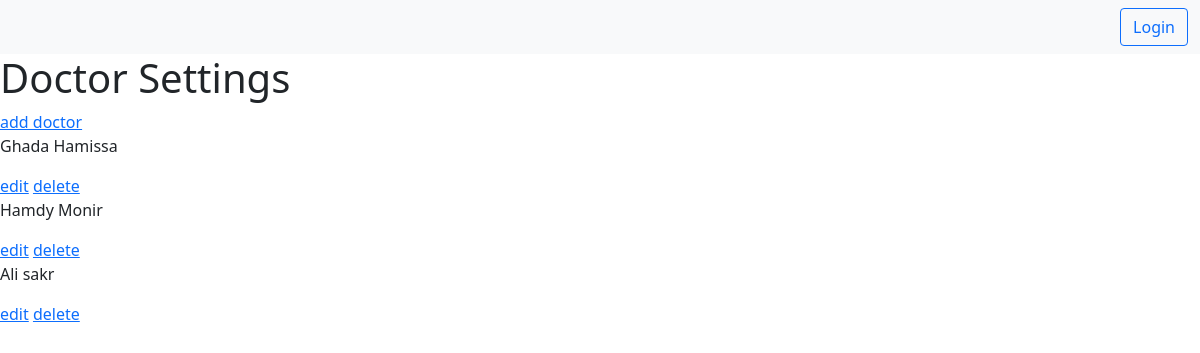
The page /settings/doctor-settings on the database as committed earlier.
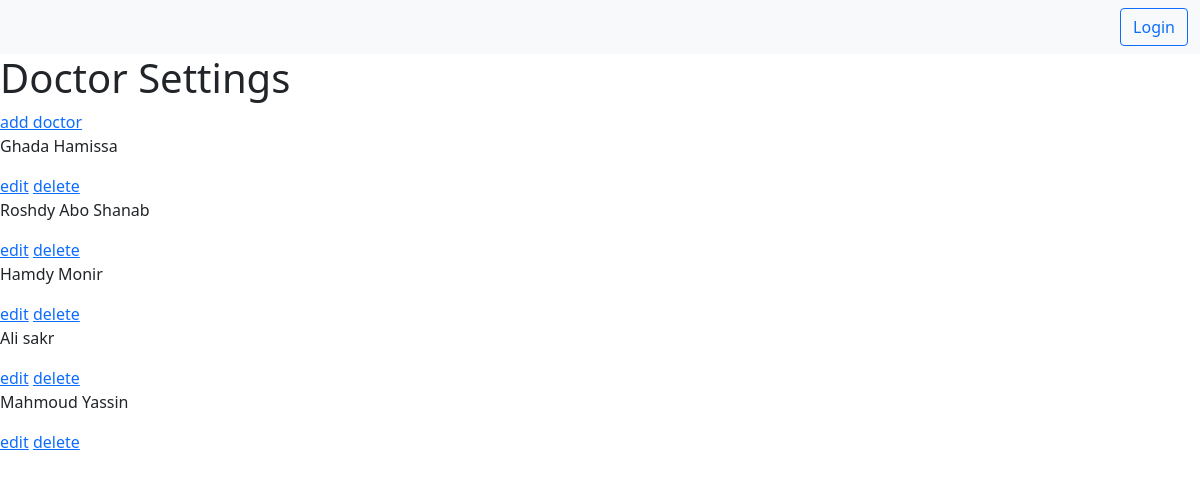
The same page on the database as committed later.
### subjects/models.py (models this page shows, shortened)
class Doctor(models.Model):
    doctor_name = models.CharField(max_length=200)
    slug = models.SlugField(max_length=255, unique=True,null=True)

### settings/views.py (the view)
# urls.py: path("doctor-settings", DoctorList.as_view(), name="doctor-settings"),
class DoctorList(ListView):
    model = Doctor
    context_object_name = 'doctors'
    template_name = 'settings/doctor-settings.html'

### settings/templates/settings/doctor-settings.html
{% extends 'base2.html' %}
{% load static %}
{% block body %}
<h1>Doctor Settings</h1>
<a href="{% url 'settings:doctor-create' %}">add doctor</a>
{% for doctor in doctors %}
    <div>
        <p>{{doctor.doctor_name}}</p>
        <a href="{% url 'settings:doctor-edit' doctor.id %}">edit</a>
        <a href="{% url 'settings:doctor-delete' doctor.id %}">delete</a>
    </div>
{% endfor %}
{% endblock body %}

Rows that differ between the two databases and show on the page:
added Doctor: doctor_name "Roshdy Abo Shanab"
added Doctor: doctor_name "Mahmoud Yassin"
